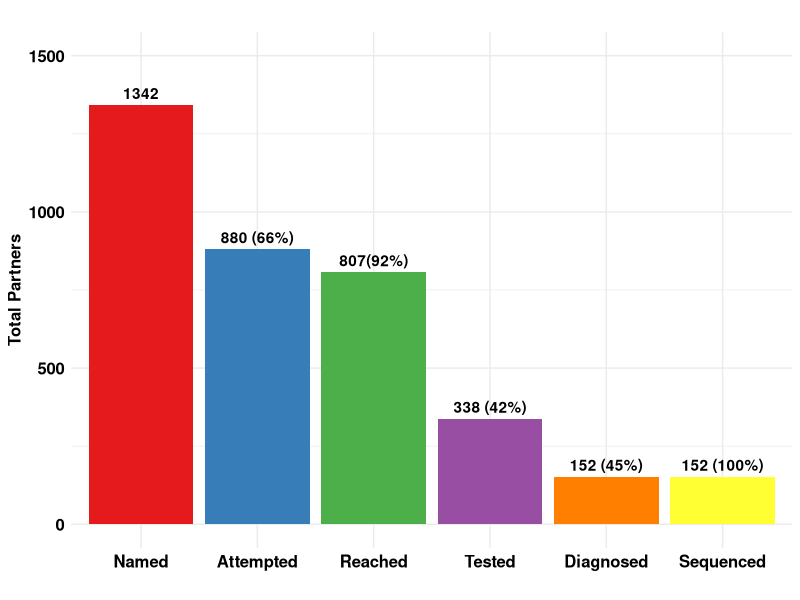

Write the R code that produced this figure.
rm(list=ls())

# Loading necessary libraries
library(tidyr)
library(ggplot2)
library(RColorBrewer)
library(here)

# Structuring the data with the average values
overall_data <- data.frame(
  Category = c("Named_Mean", "Contact_Attempted_Mean", "Reached_Mean", "Tested_Mean", "Diagnosed_Mean", "Sequenced_Mean"),
  Value = c(1342, 880, 807, 338, 152, 152)
)

# Adjusting the factor levels and labels for the Category column
overall_data$Category <- factor(overall_data$Category, 
                                levels = c("Named_Mean", 
                                           "Contact_Attempted_Mean",
                                           "Reached_Mean",
                                           "Tested_Mean",
                                           "Diagnosed_Mean",
                                           "Sequenced_Mean"),
                                labels = c("Named", 
                                           "Attempted",
                                           "Reached",
                                           "Tested", 
                                           "Diagnosed", 
                                           "Sequenced"))

# Color settings
set1_colors <- brewer.pal(6, "Set1")
levels_to_colors <- c("Named", "Attempted", "Reached", "Tested", "Diagnosed", "Sequenced")
my_colors <- setNames(set1_colors, levels_to_colors)


# Create the labels
labels_n = c("1342", "880 (66%)", "807(92%)", 
            "338 (42%)", "152 (45%)", "152 (100%)")

# Updated plot code
p_overall <- ggplot(overall_data, aes(x = Category, y = Value, fill = Category)) +
  geom_bar(stat = "identity", position = "dodge") +
  geom_text(aes(label=labels_n), vjust=-0.5, 
            #size=6, 
            fontface="bold") +
  labs(title = "",
       y = "Total Partners",
       x = "") +
  scale_fill_manual(values=my_colors) +  # Setting colors manually
  scale_y_continuous(limits = c(0, 1500)) +
  theme_minimal() +
  theme(
    plot.title = element_text(size = 12, face = "bold"),
    axis.title.x = element_text(size = 12, face = "bold", color = "black"),
    axis.title.y = element_text(size = 12, face = "bold", color = "black"),
    axis.text.y = element_text(size = 12, face = "bold", color = "black"),
    axis.text.x = element_text(size = 12, face = "bold", color = "black"),
    legend.position = "none"   # This will remove the legend
  )

print(p_overall)

# Save plot
loc_to_save <- here("manuscript-viz", "overall_cascade.pdf")
ggsave(loc_to_save, plot = p_overall, 
      width = 8, height = 6, dpi = 300)
